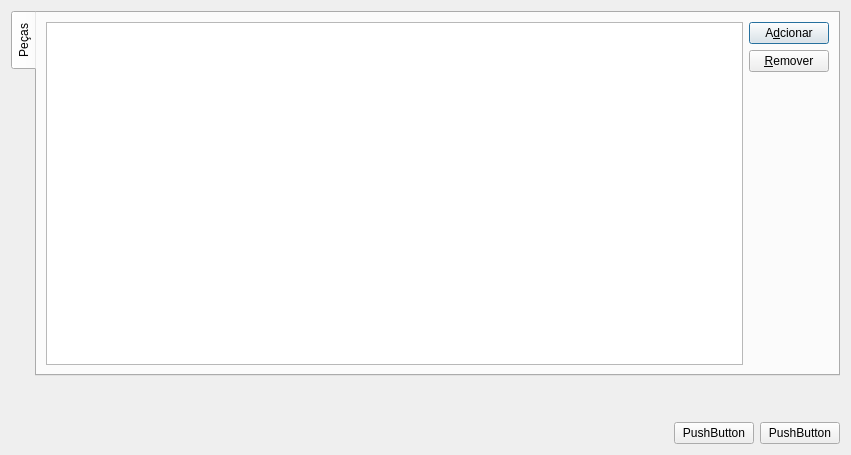
<ui version="4.0" >
 <class>Orcamento</class>
 <widget class="QDialog" name="Orcamento" >
  <property name="geometry" >
   <rect>
    <x>0</x>
    <y>0</y>
    <width>851</width>
    <height>455</height>
   </rect>
  </property>
  <property name="windowTitle" >
   <string>Dialog</string>
  </property>
  <layout class="QVBoxLayout" name="verticalLayout" >
   <item>
    <widget class="QTabWidget" name="tabWidget" >
     <property name="tabPosition" >
      <enum>QTabWidget::West</enum>
     </property>
     <property name="tabShape" >
      <enum>QTabWidget::Rounded</enum>
     </property>
     <property name="currentIndex" >
      <number>0</number>
     </property>
     <widget class="QWidget" name="pecasTab" >
      <attribute name="title" >
       <string>Peças</string>
      </attribute>
      <layout class="QHBoxLayout" name="horizontalLayout_3" >
       <item>
        <widget class="QTableView" name="tableView" />
       </item>
       <item>
        <layout class="QVBoxLayout" name="verticalLayout_2" >
         <item>
          <widget class="QPushButton" name="addPecaButton" >
           <property name="text" >
            <string>A&amp;dcionar</string>
           </property>
           <property name="icon" >
            <iconset resource="../Media.qrc" >
             <normaloff>:/media/icon/add.png</normaloff>:/media/icon/add.png</iconset>
           </property>
          </widget>
         </item>
         <item>
          <widget class="QPushButton" name="removePecaButton" >
           <property name="text" >
            <string>&amp;Remover</string>
           </property>
           <property name="icon" >
            <iconset resource="../Media.qrc" >
             <normaloff>:/media/icon/delete.png</normaloff>:/media/icon/delete.png</iconset>
           </property>
          </widget>
         </item>
         <item>
          <spacer name="verticalSpacer_2" >
           <property name="orientation" >
            <enum>Qt::Vertical</enum>
           </property>
           <property name="sizeHint" stdset="0" >
            <size>
             <width>20</width>
             <height>40</height>
            </size>
           </property>
          </spacer>
         </item>
        </layout>
       </item>
      </layout>
     </widget>
    </widget>
   </item>
   <item>
    <spacer name="verticalSpacer_3" >
     <property name="orientation" >
      <enum>Qt::Vertical</enum>
     </property>
     <property name="sizeType" >
      <enum>QSizePolicy::Minimum</enum>
     </property>
     <property name="sizeHint" stdset="0" >
      <size>
       <width>20</width>
       <height>40</height>
      </size>
     </property>
    </spacer>
   </item>
   <item>
    <layout class="QHBoxLayout" name="horizontalLayout" >
     <item>
      <spacer name="horizontalSpacer" >
       <property name="orientation" >
        <enum>Qt::Horizontal</enum>
       </property>
       <property name="sizeHint" stdset="0" >
        <size>
         <width>40</width>
         <height>20</height>
        </size>
       </property>
      </spacer>
     </item>
     <item>
      <widget class="QPushButton" name="submitButton" >
       <property name="text" >
        <string>PushButton</string>
       </property>
      </widget>
     </item>
     <item>
      <widget class="QPushButton" name="cancelButton" >
       <property name="text" >
        <string>PushButton</string>
       </property>
      </widget>
     </item>
    </layout>
   </item>
  </layout>
 </widget>
 <resources>
  <include location="../Media.qrc" />
 </resources>
 <connections/>
</ui>
